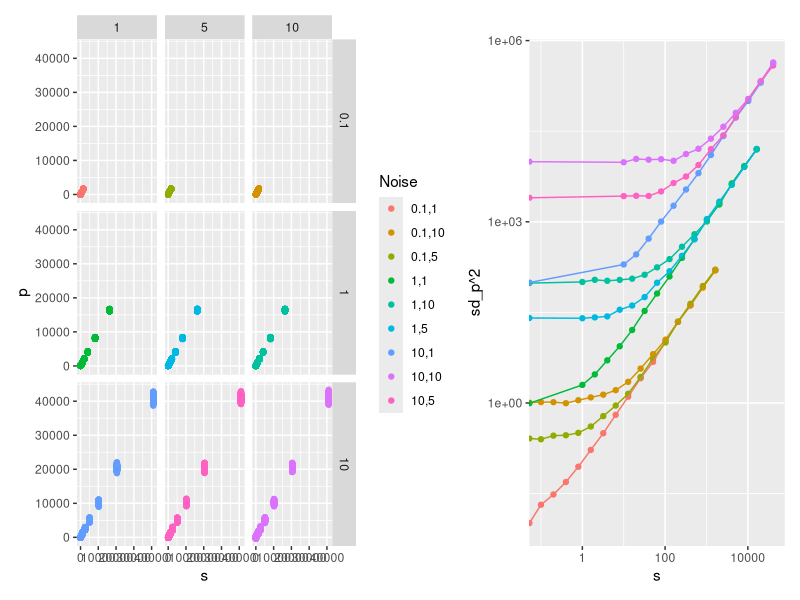

Generate this figure with R:
## ---- chunk 1
library(tidyverse)
library(patchwork)
library(ggpubr)
## ---- chunk 2
n_sample <- 1000
adu_per_e <- 20
sigma_rn_e <- 5
s_e_levels <- c(0.0, 1 * 2^(0:14))
dat <- tibble()
for(adu_per_e in c(0.1, 1, 10)) {
  for(sigma_rn_e in c(1, 5, 10)) {
for(s_e in s_e_levels) {
  sigma_e <- sqrt(sigma_rn_e^2 + s_e)
  p_e <- s_e + rnorm(n_sample, 0.0, sigma_e)
  s <- adu_per_e * s_e
  p <- adu_per_e * p_e
  dat <- bind_rows(dat, tibble(adu_per_e, sigma_rn_e, s_e, p_e, s, p))
}
  }
}
dat <- mutate(dat, adu_per_e = factor(adu_per_e), sigma_rn_e = factor(sigma_rn_e),
              Noise = sprintf("%s,%s", adu_per_e, sigma_rn_e))
dat <- filter(dat, p < 2^16)

sdat <- group_by(dat, adu_per_e, sigma_rn_e, Noise, s_e, s) %>%
  summarise(mean_p_e = mean(p_e), sd_p_e = sd(p_e),
            mean_p = mean(p), sd_p = sd(p))

g1 <- ggplot(dat) + geom_jitter(aes(s, p, color = Noise))
g1 <- g1 + facet_grid(adu_per_e ~ sigma_rn_e)
g2 <- ggplot(sdat) + geom_point(aes(s, sd_p^2, color = Noise)) + geom_line(aes(s, sd_p^2, color = Noise))
g2 <- g2 + scale_x_log10() + scale_y_log10()
g1 + g2 + theme(legend.position = "none")
filter(sdat, Noise == "1,1") -> tsdat
nls(sd_p ~ sqrt(n^2 / k^2 + mean_p / k), data = tsdat, start = c(n = 1, k = 1))

## ---- chunk 3
isos <- 200 * 2^(0:6)
isos
counts <- 2^(4:13)
counts
